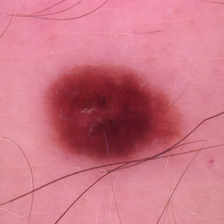
%> input picture 1.jpg, 224 x 224 px
$ octave K_means.m   (GNU Octave 9; MATLAB toolbox functions it lacks are replaced by stand-ins)
%> lines starting %> are read from the running program, lines starting %| are printed output that depends on the picture; in (x1, y1, x2, y2) boxes, pixels count from 0 and x2, y2 are one past the last pixel; in counts of white or black regions, pixels touching at a corner belong together; the program's own positions count from 1

brainImg = imread('1.jpg');
%> brainImg is the input picture: size 224x224x3 uint8; mean R, G, B 205.1, 117.9, 133.7

%% preprocessing
[m n c] = size(brainImg);
%> m = 224; n = 224; c = 3
brainImg  = rgb2gray(brainImg);
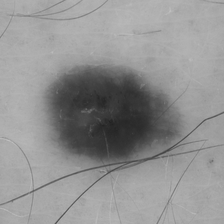
%> brainImg: size 224x224 uint8; min 34, max 192, mean 145.8
subplot(232);imshow(brainImg);title('preprocessed image','FontSize',20);
%% Convert To Binary
img2 = im2bw(brainImg);
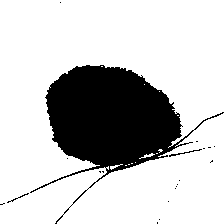
%> img2: size 224x224 logical; 77.9% white; 20 black regions (17 under 20 px), largest, box (x1, y1, x2, y2) and area: (30, 65, 224, 224) 10999, (169, 149, 202, 157) 46, (7, 193, 29, 203) 30
%% Feature Extraction
signal1 = img2(:,:);
    [cA1,cH1,cV1,cD1] = dwt2(signal1,'db4');
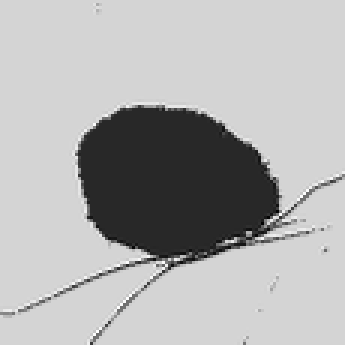
%> cA1: size 115x115 double (shown 3 times larger); min -0.469, max 2.49, mean 1.58; drawn with min black and max white
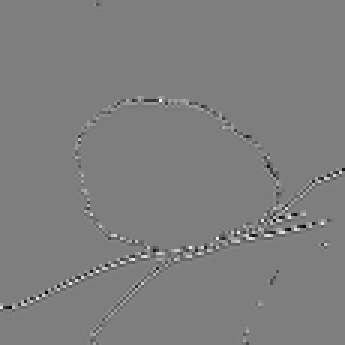
%> cH1: size 115x115 double (shown 3 times larger); min -1.26, max 1.28, mean -0.000941; drawn with min black and max white
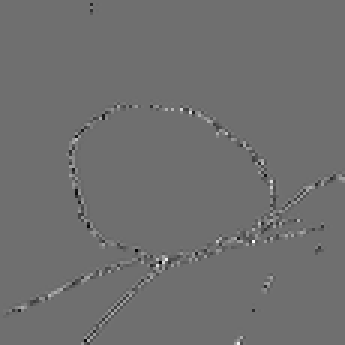
%> cV1: size 115x115 double (shown 3 times larger); min -0.843, max 1.09, mean 0.00016; drawn with min black and max white
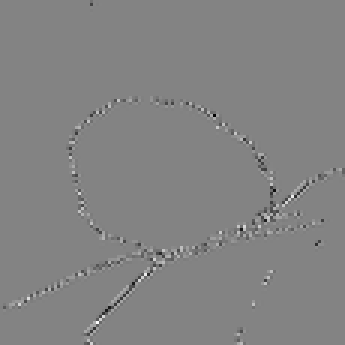
%> cD1: size 115x115 double (shown 3 times larger); min -1.01, max 0.952, mean -0.000786; drawn with min black and max white
    [cA2,cH2,cV2,cD2] = dwt2(cA1,'db4');
    [cA3,cH3,cV3,cD3] = dwt2(cA2,'db4');

    DWT_feat = [cA3,cH3,cV3,cD3];
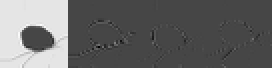
%> DWT_feat: size 34x136 double (shown 2 times larger); min -3.53, max 9.28, mean 1.69; drawn with min black and max white
    G = pca(DWT_feat);
    whos DWT_feat
    whos G
    g = graycomatrix(G);
%> g = [4034 140 46 9 1 0 1 0; 141 15 10 3 1 1 0 0; 53 11 2 1 1 0 0 0; 11 1 0 0 0 0 1 0; 2 1 0 0 0 0 0 0; 0 0 0 0 0 0 0 0; 1 0 1 0 0 0 0 0; 0 0 0 0 0 0 0 0]
    stats = graycoprops(g,'Contrast Correlation Energy Homogeneity');
%> stats = {Contrast 0.24}
    Contrast = stats.Contrast;
%> Contrast = 0.24
%> (the run ends here)
